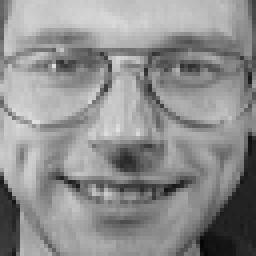
#> input picture olivetti_faces/face_007.png, 64 x 64 px (shown 4 times larger); its folder holds 4 pictures in this run
$ jupyter execute --allow-errors Eigenfaces.ipynb   (shell and % lines are left out)   (Python 2 division)
#> lines starting #> are read from the running program, lines starting #| are printed output that depends on the picture
[cell 1]
import cv2
import os
import random
import numpy as np
from sklearn.decomposition import PCA
from IPython.display import Image, display

def ipy_imshow(img):
    display(Image(data=cv2.imencode(".png", img)[1].tostring()))

## Load Olivetti Faces

Data originally taken using `from sklearn.datasets import fetch_olivetti_faces`

[cell 2]
dataset_dir = r"olivetti_faces"

img_fns = [fn for fn in os.listdir(dataset_dir) if fn.endswith(".png")]
imgs = [cv2.imread(os.path.join(dataset_dir, fn), cv2.IMREAD_GRAYSCALE) for fn in img_fns]
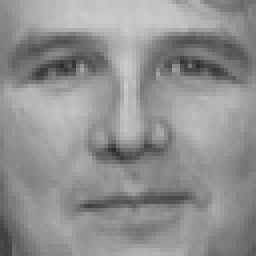
#> input picture olivetti_faces/face_008.png, 64 x 64 px (shown 4 times larger)
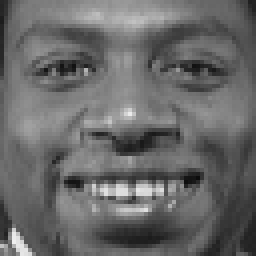
#> input picture olivetti_faces/face_009.png, 64 x 64 px (shown 4 times larger)
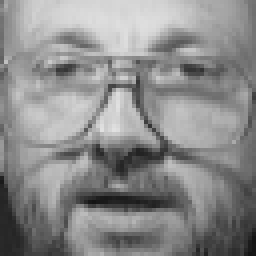
#> input picture olivetti_faces/face_011.png, 64 x 64 px (shown 4 times larger)

# show a sample of the preprocessed images
ipy_imshow(np.hstack(random.sample(imgs, 4)))

### Flatten the images to prepare for PCA

[cell 3]
all_ims_flat = [im.flatten()/255.0 for im in imgs]
#> all_ims_flat = 4 items
matrix = np.vstack(all_ims_flat)
immean = matrix.mean(axis=0)
#> immean = 4096 values, max 0.802 at index 355, min 0.178 at index 3967, mean 0.52

print "%d images, each has %d pixels"%matrix.shape
#| 4 images, each has 4096 pixels

ipy_imshow(immean.reshape(64,64)*255.0)
